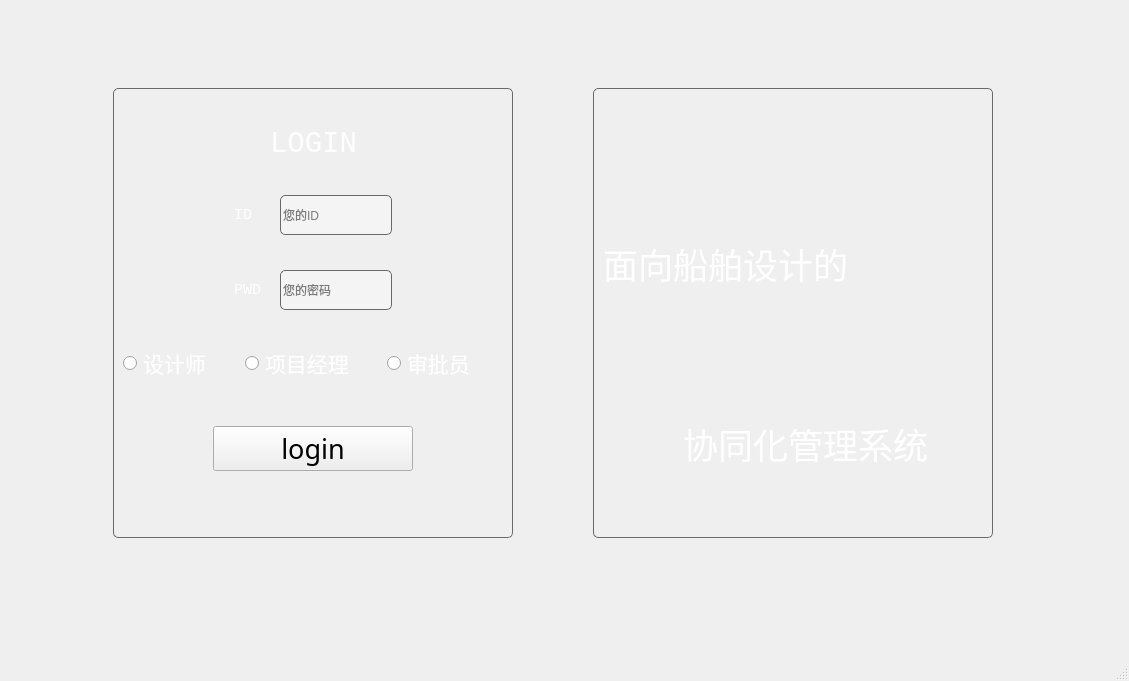
<?xml version="1.0" encoding="UTF-8"?>
<ui version="4.0">
 <class>MainWindow</class>
 <widget class="QMainWindow" name="MainWindow">
  <property name="geometry">
   <rect>
    <x>0</x>
    <y>0</y>
    <width>1129</width>
    <height>681</height>
   </rect>
  </property>
  <property name="windowTitle">
   <string>MainWindow</string>
  </property>
  <property name="styleSheet">
   <string notr="true"/>
  </property>
  <widget class="QWidget" name="centralwidget">
   <widget class="QFrame" name="frame_background">
    <property name="geometry">
     <rect>
      <x>-10</x>
      <y>0</y>
      <width>1127</width>
      <height>626</height>
     </rect>
    </property>
    <property name="styleSheet">
     <string notr="true">#frame_background{
	
	border-image: url(:/fujian.png);
}

</string>
    </property>
    <property name="frameShape">
     <enum>QFrame::NoFrame</enum>
    </property>
    <layout class="QGridLayout" name="gridLayout_2">
     <item row="0" column="0">
      <layout class="QHBoxLayout" name="horizontalLayout_8">
       <item>
        <spacer name="horizontalSpacer_13">
         <property name="orientation">
          <enum>Qt::Vertical</enum>
         </property>
         <property name="sizeHint" stdset="0">
          <size>
           <width>40</width>
           <height>20</height>
          </size>
         </property>
        </spacer>
       </item>
       <item>
        <widget class="QFrame" name="frame_login">
         <property name="sizePolicy">
          <sizepolicy hsizetype="Fixed" vsizetype="Fixed">
           <horstretch>0</horstretch>
           <verstretch>0</verstretch>
          </sizepolicy>
         </property>
         <property name="minimumSize">
          <size>
           <width>400</width>
           <height>450</height>
          </size>
         </property>
         <property name="maximumSize">
          <size>
           <width>400</width>
           <height>450</height>
          </size>
         </property>
         <property name="styleSheet">
          <string notr="true">#frame_login{
    border: 1px solid #696969;
    border-radius: 5px;
	background-color: rgb(244, 244, 244，240);
}</string>
         </property>
         <property name="frameShape">
          <enum>QFrame::NoFrame</enum>
         </property>
         <layout class="QGridLayout" name="gridLayout">
          <item row="0" column="0">
           <layout class="QVBoxLayout" name="verticalLayout">
            <item>
             <spacer name="verticalSpacer">
              <property name="orientation">
               <enum>Qt::Vertical</enum>
              </property>
              <property name="sizeHint" stdset="0">
               <size>
                <width>20</width>
                <height>28</height>
               </size>
              </property>
             </spacer>
            </item>
            <item>
             <layout class="QHBoxLayout" name="horizontalLayout">
              <item>
               <spacer name="horizontalSpacer">
                <property name="orientation">
                 <enum>Qt::Horizontal</enum>
                </property>
                <property name="sizeHint" stdset="0">
                 <size>
                  <width>40</width>
                  <height>20</height>
                 </size>
                </property>
               </spacer>
              </item>
              <item>
               <widget class="QLabel" name="label_login">
                <property name="font">
                 <font>
                  <family>Consolas</family>
                  <pointsize>22</pointsize>
                 </font>
                </property>
                <property name="styleSheet">
                 <string notr="true">color: rgb(254, 254, 254);</string>
                </property>
                <property name="text">
                 <string>LOGIN</string>
                </property>
               </widget>
              </item>
              <item>
               <spacer name="horizontalSpacer_2">
                <property name="orientation">
                 <enum>Qt::Horizontal</enum>
                </property>
                <property name="sizeHint" stdset="0">
                 <size>
                  <width>40</width>
                  <height>20</height>
                 </size>
                </property>
               </spacer>
              </item>
             </layout>
            </item>
            <item>
             <spacer name="verticalSpacer_3">
              <property name="orientation">
               <enum>Qt::Vertical</enum>
              </property>
              <property name="sizeHint" stdset="0">
               <size>
                <width>20</width>
                <height>28</height>
               </size>
              </property>
             </spacer>
            </item>
            <item>
             <layout class="QHBoxLayout" name="horizontalLayout_3">
              <item>
               <layout class="QHBoxLayout" name="horizontalLayout_2">
                <item>
                 <spacer name="horizontalSpacer_3">
                  <property name="orientation">
                   <enum>Qt::Horizontal</enum>
                  </property>
                  <property name="sizeHint" stdset="0">
                   <size>
                    <width>40</width>
                    <height>20</height>
                   </size>
                  </property>
                 </spacer>
                </item>
                <item>
                 <widget class="QLabel" name="label">
                  <property name="sizePolicy">
                   <sizepolicy hsizetype="Preferred" vsizetype="Preferred">
                    <horstretch>0</horstretch>
                    <verstretch>0</verstretch>
                   </sizepolicy>
                  </property>
                  <property name="minimumSize">
                   <size>
                    <width>40</width>
                    <height>40</height>
                   </size>
                  </property>
                  <property name="maximumSize">
                   <size>
                    <width>40</width>
                    <height>40</height>
                   </size>
                  </property>
                  <property name="font">
                   <font>
                    <family>Consolas</family>
                    <pointsize>11</pointsize>
                    <weight>50</weight>
                    <bold>false</bold>
                    <underline>false</underline>
                   </font>
                  </property>
                  <property name="styleSheet">
                   <string notr="true">#label
{
	color: rgb(254, 254, 254);
    border-image:url(:/res/pic/user_name.png);
}
</string>
                  </property>
                  <property name="text">
                   <string>ID</string>
                  </property>
                 </widget>
                </item>
                <item>
                 <widget class="QLineEdit" name="InputNumber">
                  <property name="maximumSize">
                   <size>
                    <width>16777215</width>
                    <height>40</height>
                   </size>
                  </property>
                  <property name="styleSheet">
                   <string notr="true">#InputNumber{
    border: 1px solid #696969;
    border-radius: 5px;
	background-color: rgb(244, 244, 244);
}</string>
                  </property>
                  <property name="placeholderText">
                   <string>您的ID</string>
                  </property>
                 </widget>
                </item>
                <item>
                 <spacer name="horizontalSpacer_4">
                  <property name="orientation">
                   <enum>Qt::Horizontal</enum>
                  </property>
                  <property name="sizeHint" stdset="0">
                   <size>
                    <width>40</width>
                    <height>20</height>
                   </size>
                  </property>
                 </spacer>
                </item>
               </layout>
              </item>
             </layout>
            </item>
            <item>
             <spacer name="verticalSpacer_4">
              <property name="orientation">
               <enum>Qt::Vertical</enum>
              </property>
              <property name="sizeHint" stdset="0">
               <size>
                <width>20</width>
                <height>28</height>
               </size>
              </property>
             </spacer>
            </item>
            <item>
             <layout class="QHBoxLayout" name="horizontalLayout_5">
              <item>
               <layout class="QHBoxLayout" name="horizontalLayout_4">
                <item>
                 <spacer name="horizontalSpacer_5">
                  <property name="orientation">
                   <enum>Qt::Horizontal</enum>
                  </property>
                  <property name="sizeHint" stdset="0">
                   <size>
                    <width>40</width>
                    <height>20</height>
                   </size>
                  </property>
                 </spacer>
                </item>
                <item>
                 <widget class="QLabel" name="label_2">
                  <property name="minimumSize">
                   <size>
                    <width>40</width>
                    <height>40</height>
                   </size>
                  </property>
                  <property name="maximumSize">
                   <size>
                    <width>40</width>
                    <height>40</height>
                   </size>
                  </property>
                  <property name="font">
                   <font>
                    <family>Consolas</family>
                    <pointsize>11</pointsize>
                    <weight>50</weight>
                    <bold>false</bold>
                   </font>
                  </property>
                  <property name="styleSheet">
                   <string notr="true">#label_2
{
	color: rgb(254, 254, 254);
    border-image:url(:/res/pic/pwd.png);

}</string>
                  </property>
                  <property name="text">
                   <string>PWD</string>
                  </property>
                 </widget>
                </item>
                <item>
                 <widget class="QLineEdit" name="InputPassword">
                  <property name="minimumSize">
                   <size>
                    <width>0</width>
                    <height>20</height>
                   </size>
                  </property>
                  <property name="maximumSize">
                   <size>
                    <width>16777215</width>
                    <height>40</height>
                   </size>
                  </property>
                  <property name="styleSheet">
                   <string notr="true">#InputPassword
{
    border: 1px solid #696969;
    border-radius: 5px;
	background-color: rgb(244, 244, 244);
}</string>
                  </property>
                  <property name="placeholderText">
                   <string>您的密码</string>
                  </property>
                 </widget>
                </item>
                <item>
                 <spacer name="horizontalSpacer_6">
                  <property name="orientation">
                   <enum>Qt::Horizontal</enum>
                  </property>
                  <property name="sizeHint" stdset="0">
                   <size>
                    <width>40</width>
                    <height>20</height>
                   </size>
                  </property>
                 </spacer>
                </item>
               </layout>
              </item>
             </layout>
            </item>
            <item>
             <spacer name="verticalSpacer_5">
              <property name="orientation">
               <enum>Qt::Vertical</enum>
              </property>
              <property name="sizeHint" stdset="0">
               <size>
                <width>20</width>
                <height>28</height>
               </size>
              </property>
             </spacer>
            </item>
            <item>
             <layout class="QHBoxLayout" name="horizontalLayout_7">
              <item>
               <widget class="QRadioButton" name="radioButtonone">
                <property name="font">
                 <font>
                  <family>隶书</family>
                  <pointsize>16</pointsize>
                 </font>
                </property>
                <property name="styleSheet">
                 <string notr="true">color: rgb(255, 255, 255);</string>
                </property>
                <property name="text">
                 <string>设计师</string>
                </property>
               </widget>
              </item>
              <item>
               <spacer name="horizontalSpacer_9">
                <property name="orientation">
                 <enum>Qt::Horizontal</enum>
                </property>
                <property name="sizeHint" stdset="0">
                 <size>
                  <width>40</width>
                  <height>20</height>
                 </size>
                </property>
               </spacer>
              </item>
              <item>
               <widget class="QRadioButton" name="radioButtontwo">
                <property name="font">
                 <font>
                  <family>隶书</family>
                  <pointsize>16</pointsize>
                 </font>
                </property>
                <property name="styleSheet">
                 <string notr="true">color: rgb(255, 255, 255);</string>
                </property>
                <property name="text">
                 <string>项目经理</string>
                </property>
               </widget>
              </item>
              <item>
               <spacer name="horizontalSpacer_10">
                <property name="orientation">
                 <enum>Qt::Horizontal</enum>
                </property>
                <property name="sizeHint" stdset="0">
                 <size>
                  <width>40</width>
                  <height>20</height>
                 </size>
                </property>
               </spacer>
              </item>
              <item>
               <widget class="QRadioButton" name="radioButtonthreee">
                <property name="font">
                 <font>
                  <family>隶书</family>
                  <pointsize>16</pointsize>
                 </font>
                </property>
                <property name="styleSheet">
                 <string notr="true">color: rgb(255, 255, 255);</string>
                </property>
                <property name="text">
                 <string>审批员</string>
                </property>
               </widget>
              </item>
              <item>
               <spacer name="horizontalSpacer_11">
                <property name="orientation">
                 <enum>Qt::Horizontal</enum>
                </property>
                <property name="sizeHint" stdset="0">
                 <size>
                  <width>40</width>
                  <height>20</height>
                 </size>
                </property>
               </spacer>
              </item>
             </layout>
            </item>
            <item>
             <spacer name="verticalSpacer_6">
              <property name="orientation">
               <enum>Qt::Vertical</enum>
              </property>
              <property name="sizeHint" stdset="0">
               <size>
                <width>20</width>
                <height>38</height>
               </size>
              </property>
             </spacer>
            </item>
            <item>
             <layout class="QHBoxLayout" name="horizontalLayout_6">
              <item>
               <spacer name="horizontalSpacer_7">
                <property name="orientation">
                 <enum>Qt::Vertical</enum>
                </property>
                <property name="sizeHint" stdset="0">
                 <size>
                  <width>40</width>
                  <height>20</height>
                 </size>
                </property>
               </spacer>
              </item>
              <item>
               <widget class="QPushButton" name="pushButton">
                <property name="sizePolicy">
                 <sizepolicy hsizetype="Fixed" vsizetype="Fixed">
                  <horstretch>0</horstretch>
                  <verstretch>0</verstretch>
                 </sizepolicy>
                </property>
                <property name="minimumSize">
                 <size>
                  <width>200</width>
                  <height>20</height>
                 </size>
                </property>
                <property name="maximumSize">
                 <size>
                  <width>200</width>
                  <height>60</height>
                 </size>
                </property>
                <property name="font">
                 <font>
                  <family>Jokerman</family>
                  <pointsize>20</pointsize>
                 </font>
                </property>
                <property name="text">
                 <string>login</string>
                </property>
               </widget>
              </item>
              <item>
               <spacer name="horizontalSpacer_8">
                <property name="orientation">
                 <enum>Qt::Vertical</enum>
                </property>
                <property name="sizeHint" stdset="0">
                 <size>
                  <width>40</width>
                  <height>20</height>
                 </size>
                </property>
               </spacer>
              </item>
             </layout>
            </item>
            <item>
             <spacer name="verticalSpacer_2">
              <property name="orientation">
               <enum>Qt::Vertical</enum>
              </property>
              <property name="sizeHint" stdset="0">
               <size>
                <width>20</width>
                <height>28</height>
               </size>
              </property>
             </spacer>
            </item>
            <item>
             <spacer name="verticalSpacer_7">
              <property name="orientation">
               <enum>Qt::Vertical</enum>
              </property>
              <property name="sizeHint" stdset="0">
               <size>
                <width>20</width>
                <height>28</height>
               </size>
              </property>
             </spacer>
            </item>
           </layout>
          </item>
         </layout>
        </widget>
       </item>
       <item>
        <widget class="QFrame" name="frame">
         <property name="sizePolicy">
          <sizepolicy hsizetype="Fixed" vsizetype="Fixed">
           <horstretch>0</horstretch>
           <verstretch>0</verstretch>
          </sizepolicy>
         </property>
         <property name="minimumSize">
          <size>
           <width>400</width>
           <height>450</height>
          </size>
         </property>
         <property name="maximumSize">
          <size>
           <width>400</width>
           <height>450</height>
          </size>
         </property>
         <property name="styleSheet">
          <string notr="true">#frame{

    border: 1px solid #696969;
    border-radius: 5px;   


}</string>
         </property>
         <property name="frameShape">
          <enum>QFrame::NoFrame</enum>
         </property>
         <widget class="QFrame" name="frame_3">
          <property name="geometry">
           <rect>
            <x>10</x>
            <y>150</y>
            <width>341</width>
            <height>80</height>
           </rect>
          </property>
          <property name="frameShape">
           <enum>QFrame::NoFrame</enum>
          </property>
          <widget class="QLabel" name="label_3">
           <property name="geometry">
            <rect>
             <x>0</x>
             <y>0</y>
             <width>628</width>
             <height>51</height>
            </rect>
           </property>
           <property name="font">
            <font>
             <family>隶书</family>
             <pointsize>24</pointsize>
            </font>
           </property>
           <property name="styleSheet">
            <string notr="true">color: rgb(255, 255, 255);</string>
           </property>
           <property name="text">
            <string>&lt;html&gt;&lt;head/&gt;&lt;body&gt;&lt;p&gt;&lt;span style=&quot; font-size:26pt;&quot;&gt;面向船舶设计的&lt;/span&gt;&lt;/p&gt;&lt;/body&gt;&lt;/html&gt;</string>
           </property>
          </widget>
         </widget>
         <widget class="QLabel" name="label_4">
          <property name="geometry">
           <rect>
            <x>90</x>
            <y>330</y>
            <width>622</width>
            <height>49</height>
           </rect>
          </property>
          <property name="font">
           <font>
            <family>隶书</family>
            <pointsize>20</pointsize>
           </font>
          </property>
          <property name="styleSheet">
           <string notr="true">color: rgb(255, 255, 255);</string>
          </property>
          <property name="text">
           <string>&lt;html&gt;&lt;head/&gt;&lt;body&gt;&lt;p&gt;&lt;span style=&quot; font-size:26pt;&quot;&gt;协同化管理系统&lt;/span&gt;&lt;/p&gt;&lt;/body&gt;&lt;/html&gt;</string>
          </property>
         </widget>
        </widget>
       </item>
       <item>
        <spacer name="horizontalSpacer_14">
         <property name="orientation">
          <enum>Qt::Vertical</enum>
         </property>
         <property name="sizeHint" stdset="0">
          <size>
           <width>40</width>
           <height>20</height>
          </size>
         </property>
        </spacer>
       </item>
      </layout>
     </item>
    </layout>
   </widget>
   <widget class="QWidget" name="layoutWidget">
    <property name="geometry">
     <rect>
      <x>-10</x>
      <y>0</y>
      <width>2</width>
      <height>2</height>
     </rect>
    </property>
    <layout class="QVBoxLayout" name="verticalLayout_2"/>
   </widget>
  </widget>
  <widget class="QMenuBar" name="menubar">
   <property name="geometry">
    <rect>
     <x>0</x>
     <y>0</y>
     <width>1129</width>
     <height>26</height>
    </rect>
   </property>
  </widget>
  <widget class="QStatusBar" name="statusbar"/>
 </widget>
 <resources/>
 <connections/>
</ui>
